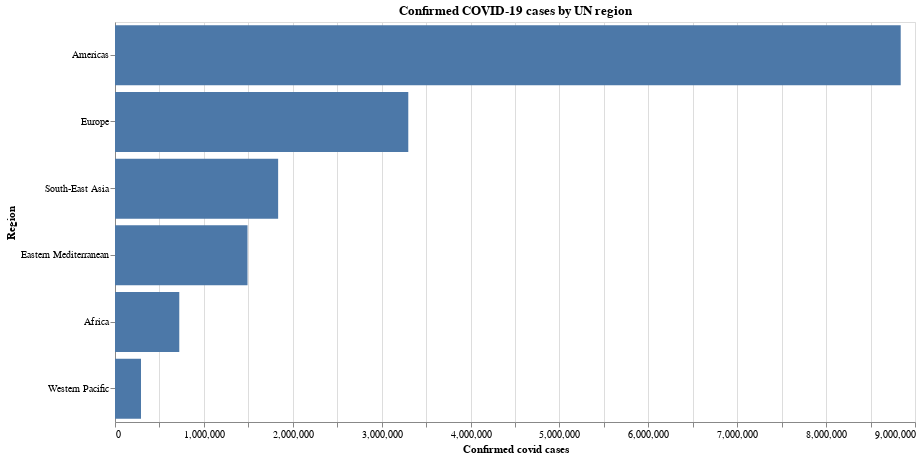

Here is the notebook cell this chart was saved with:
### Markdown cell above
### Customize the x-axis label

### Code cell
(alt.Chart(data)
    .mark_bar()
    .encode(
            x=alt.X(
                    'Confirmed:Q',
                    axis=alt.Axis(title='Confirmed covid cases') # set the x-axis label
                    ),               
            y=alt.Y('Region:N', sort='-x'), 
            )
    .properties(
                width=800,
                height=400,
                title='Confirmed COVID-19 cases by UN region', 
                )
)

### Figure 1 — Vega-Lite specification as saved in the notebook (floating-point values rounded to 4 significant figures)
{"config": {"view": {"continuousWidth": 400, "continuousHeight": 300}}, "data": {"name": "data-863ebb4242ba9b5a2bd4e20db4f44d26"}, "mark": "bar", "encoding": {"x": {"axis": {"title": "Confirmed covid cases"}, "field": "Confirmed", "type": "quantitative"}, "y": {"field": "Region", "sort": "-x", "type": "nominal"}}, "height": 400, "title": "Confirmed COVID-19 cases by UN region", "width": 800, "$schema": "https://vega.github.io/schema/vega-lite/v4.17.0.json", "datasets": {"data-863ebb4242ba9b5a2bd4e20db4f44d26": [{"Region": "Africa", "Confirmed": 723207, "Deaths": 12223, "Recovered": 440645, "Active": 270339}, {"Region": "Americas", "Confirmed": 8839286, "Deaths": 342732, "Recovered": 4468616, "Active": 4027938}, {"Region": "Eastern Mediterranean", "Confirmed": 1490744, "Deaths": 38339, "Recovered": 1201400, "Active": 251005}, {"Region": "Europe", "Confirmed": 3299523, "Deaths": 211144, "Recovered": 1993723, "Active": 1094656}, {"Region": "South-East Asia", "Confirmed": 1835297, "Deaths": 41349, "Recovered": 1156933, "Active": 637015}, {"Region": "Western Pacific", "Confirmed": 292428, "Deaths": 8249, "Recovered": 206770, "Active": 77409}]}}
